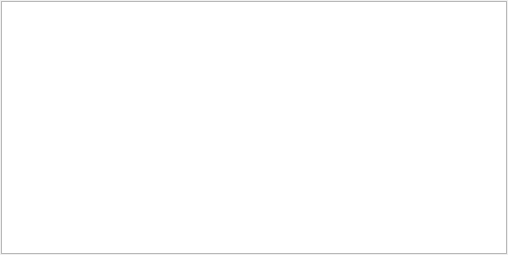
<?xml version="1.0" encoding="UTF-8"?>
<ui version="4.0">
 <class>QAdvancedInputPanel</class>
 <widget class="QWidget" name="QAdvancedInputPanel">
  <property name="geometry">
   <rect>
    <x>0</x>
    <y>0</y>
    <width>508</width>
    <height>255</height>
   </rect>
  </property>
  <property name="windowTitle">
   <string>Form</string>
  </property>
  <layout class="QVBoxLayout" name="verticalLayout_2">
   <property name="margin">
    <number>0</number>
   </property>
   <item>
    <widget class="QStackedWidget" name="stackedWidget">
     <property name="currentIndex">
      <number>0</number>
     </property>
     <widget class="QWidget" name="page">
      <layout class="QVBoxLayout" name="verticalLayout">
       <property name="margin">
        <number>1</number>
       </property>
       <item>
        <widget class="QPlainTextEdit" name="textEdit"/>
       </item>
      </layout>
     </widget>
     <widget class="QWidget" name="page_2">
      <layout class="QVBoxLayout" name="verticalLayout_3">
       <property name="margin">
        <number>1</number>
       </property>
       <item>
        <widget class="QScrollArea" name="scrollArea">
         <property name="verticalScrollBarPolicy">
          <enum>Qt::ScrollBarAsNeeded</enum>
         </property>
         <widget class="QWidget" name="scrollAreaWidgetContents">
          <property name="geometry">
           <rect>
            <x>0</x>
            <y>0</y>
            <width>486</width>
            <height>249</height>
           </rect>
          </property>
          <layout class="QVBoxLayout" name="verticalLayout_4">
           <property name="margin">
            <number>0</number>
           </property>
           <item>
            <widget class="QWidget" name="widget" native="true"/>
           </item>
          </layout>
         </widget>
        </widget>
       </item>
      </layout>
     </widget>
    </widget>
   </item>
  </layout>
  <action name="actionDialogizuoti">
   <property name="checkable">
    <bool>true</bool>
   </property>
   <property name="text">
    <string>Dialogizuoti</string>
   </property>
   <property name="toolTip">
    <string>Sukurti dialogą pagal įvestą reikšmę</string>
   </property>
  </action>
 </widget>
 <resources/>
 <connections/>
</ui>
